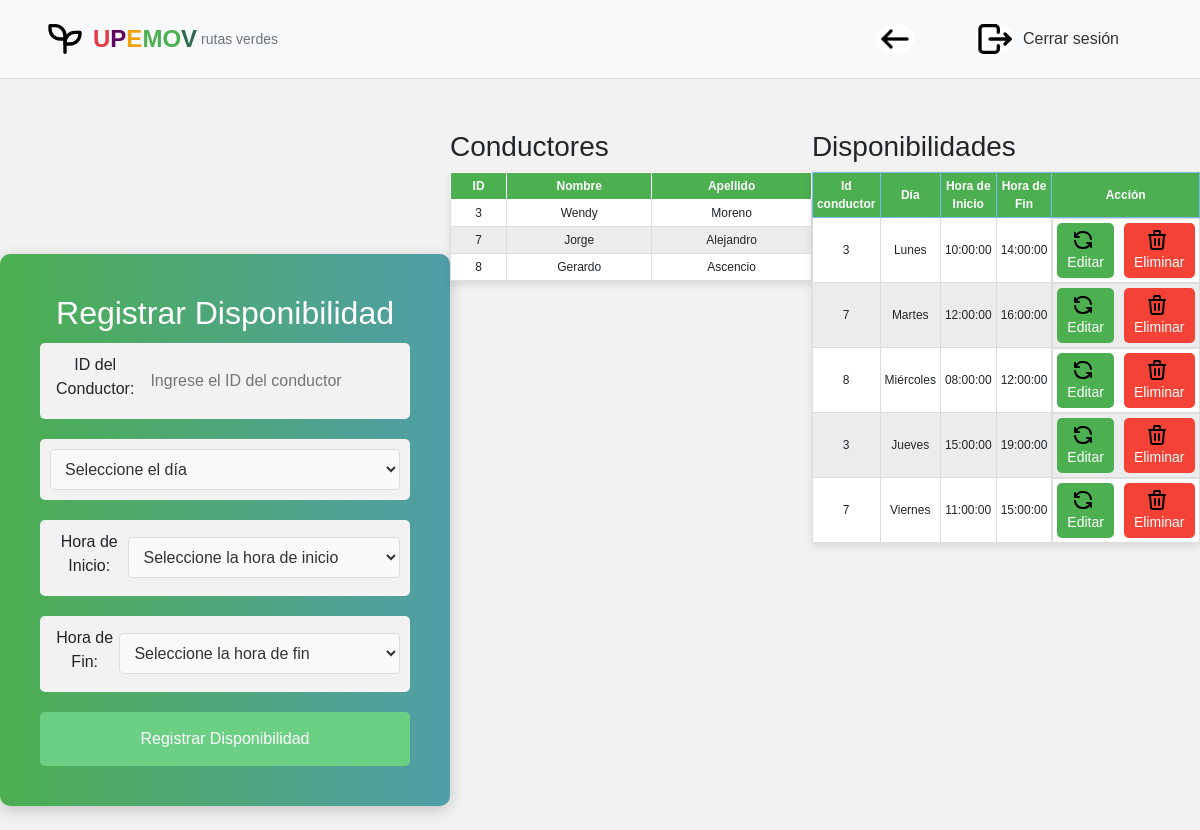
The page /view/disponibilidad/crud_disponibilidad.php on the database its author committed.
### tables this page shows
CREATE TABLE usuarios (
  id INT NOT NULL AUTO_INCREMENT PRIMARY KEY,
  nombre TEXT NOT NULL,
  apellido TEXT NOT NULL,
  correo TEXT NOT NULL,
  usuario TEXT NOT NULL,
  contrasena TEXT NOT NULL,
  tipo ENUM('alumno', 'conductor', 'administrador') NOT NULL
);

CREATE TABLE disponibilidad (
    id INT NOT NULL AUTO_INCREMENT PRIMARY KEY,
    idConductor INT NOT NULL,
    dia ENUM('Lunes', 'Martes', 'Miércoles', 'Jueves', 'Viernes', 'Sábado', 'Domingo') NOT NULL,
    horaInicio TIME NOT NULL,
    horaFin TIME NOT NULL,
    FOREIGN KEY (idConductor) REFERENCES usuarios(id)
);

### model/consultar_conductores.php (called while the page is built, shortened)
<?php
function obtenerConductoresDisponibles($conn) {
    $sql = "SELECT id, nombre, apellido FROM usuarios WHERE tipo = 'conductor';";
    return mysqli_query($conn, $sql);
}
?>

### model/consultar_disponibilidades_a.php (called while the page is built, shortened)
<?php
function obtenerDisponibilidades($conn) {
    $sql = "SELECT * FROM disponibilidad;";
    $exec = mysqli_query($conn, $sql);
    return $exec;
}
?>

### view/disponibilidad/crud_disponibilidad.php (the view, shortened to what this page needs)
<?php
include "../admin/header_admin.php";
include "../../model/consultar_conductores.php";
include "../../model/consultar_disponibilidades_a.php";
?>
<!DOCTYPE html>
<html lang="es">
<head>
    <link rel="stylesheet" href="../../public/css/crud_disponibilidad.css">
</head>
<body>
    <div class="contenedor_login">
        <div class="login-box">
            <h2>Registrar Disponibilidad</h2>
            <form name="frmDisponibilidad" action="../../controller/alta_dispo_a.php" method="post" onsubmit="return validacionDisponibilidad();">
                <div class="input">
                    <label for="idConductor">ID del Conductor:</label>
                    <input type="text" name="idConductor" id="idConductor" placeholder="Ingrese el ID del conductor" required>
                </div>
                <div class="input">
                    <select name="dia">
                        <option value="">Seleccione el día</option>
                    </select>
                </div>
                <div class="input">
                    <label for="horaInicio">Hora de Inicio:</label>
                    <select name="horaInicio">
                        <option value="">Seleccione la hora de inicio</option>
                    </select>
                </div>
                <div class="input">
                    <label for="horaFin">Hora de Fin:</label>
                    <select name="horaFin">
                        <option value="">Seleccione la hora de fin</option>
                    </select>
                </div>
                <button type="submit" class="form_btn">Registrar Disponibilidad</button>
            </form>
        </div>
    </div>
    <div class="table-container">
        <h3>Conductores</h3>
        <table class="centered-table">
            <thead>
                <tr>
                    <th>ID</th>
                    <th>Nombre</th>
                    <th>Apellido</th>
                </tr>
            </thead>
            <tbody>
            <?php
                $execConductores = obtenerConductoresDisponibles($conn);
                while ($rowConductor = mysqli_fetch_array($execConductores)) {
            ?>
                <tr>
                    <td><?php echo $rowConductor['id']; ?></td>
                    <td><?php echo $rowConductor['nombre']; ?></td>
                    <td><?php echo $rowConductor['apellido']; ?></td>
                </tr>
            <?php
                }
            ?>
            </tbody>
        </table>
    </div>
    <?php
        include "../disponibilidad/confirmacion_delete.php";
    ?>
    <div class="table-container">
        <h3>Disponibilidades</h3>
        <table class="table-primary centered-table">
            <thead>
                <tr>
                    <th>Id conductor</th>
                    <th>Día</th>
                    <th>Hora de Inicio</th>
                    <th>Hora de Fin</th>
                    <th>Acción</th>
                </tr>
            </thead>
            <tbody>
                <?php
                $execDisponibilidades = obtenerDisponibilidades($conn);
                if (mysqli_num_rows($execDisponibilidades) == 0) {
                    echo "<tr><td colspan='5'>No se encontraron disponibilidades.</td></tr>";
                } else {
                    while ($rows = mysqli_fetch_assoc($execDisponibilidades)) {
                    ?>
                        <tr>
                            <td><?php echo $rows['idConductor']; ?></td>
                            <td><?php echo $rows['dia']; ?></td>
                            <td><?php echo $rows['horaInicio']; ?></td>
                            <td><?php echo $rows['horaFin']; ?></td>
                            <td class="action-buttons">
                                <a href="../../controller/update_disponibilidad_a.php?id=<?php echo $rows['id']; ?>" class="edit-btn">
                                    <img src="../../public/img/refresh.svg" alt="Editar" class="icon"> Editar
                                </a>
                                <a href="javascript:void(0);" onclick="openModal('../../controller/delete_dispo_a.php?id=<?php echo $rows['id']; ?>')" class="delete-btn">
                                    <img src="../../public/img/trash.svg" alt="Eliminar" class="icon"> Eliminar
                                </a>
                            </td>
                        </tr>
                    <?php
                    }
                }
                ?>
            </tbody>
        </table>
    </div>
</body>
</html>

### view/admin/header_admin.php (shortened to what this page needs)
<!DOCTYPE html>
<html lang="es">
<head>
    <link rel="stylesheet" href="https://stackpath.bootstrapcdn.com/bootstrap/4.5.2/css/bootstrap.min.css">
    <link rel="stylesheet" href="../../public/css/header.css">
</head>
<body>
    <header class="header bg-light">
        <div class="container d-flex justify-content-between align-items-center py-3">
            <div class="logo d-flex align-items-center">
                <img src="../../public/img/seeding.svg" class="logo-img" alt="Logo">
                <h1 class="ml-2">
                    <span class="u">U</span>
                    <span class="p">P</span>
                    <span class="e">E</span>
                    <span class="m">M</span>
                    <span class="o">O</span>
                    <span class="v">V</span>
                </h1>
                <span class="text-muted ml-1">rutas verdes</span>
            </div>
            <nav class="nav d-flex align-items-center">
            <a href="../admin/menuadmin.php" class="nav-link d-flex align-items-center">
                    <div class="icon-circle"><img src="../../public/img/return.png" alt="Regresar"></div>
                <a href="../../controller/logout.php" class="nav-link d-flex align-items-center">
                    <div class="icon-circle"><img src="../../public/img/logout.svg" alt="Cerrar sesion"></div>
                    Cerrar sesión
                </a>
            </nav>
        </div>
    </header>
</body>
</html>

### view/disponibilidad/confirmacion_delete.php (shortened to what this page needs)
<link rel="stylesheet" href="../../public/css/modal.css">

### public/css/header.css (style rules this page uses)
.header { position: fixed; top: 0; left: 0; width: 100%; z-index: 1000; border-bottom: 1px solid #ddd; background-color: #f8f9fa; }
body { padding-top: 80px; }
.logo { display: flex; align-items: center; }
.logo-img { width: 40px; height: auto; }
h1 { font-size: 24px; font-weight: bold; display: flex; align-items: center; margin: 0; }
h1 .u { color: #E63946; }
h1 .p { color: #5f055f; }
h1 .e { color: #F1A208; }
h1 .m, h1 .o { color: #4CAF50; }
h1 .v { color: #2D6A4F; }
.text-muted { font-size: 14px; color: rgb(10, 10, 10); margin-left: 8px; }
.nav-link { color: #333; font-weight: 500; margin-right: 20px; display: flex; align-items: center; }
.icon-circle { width: 40px; height: 30px; border-radius: 50%; background-color: #ffffff; display: flex; justify-content: center; align-items: center; margin-right: 8px; }
.icon-circle img { width: 100%; height: auto; }

### public/css/crud_disponibilidad.css (style rules this page uses)
body { margin: 0; font-family: Arial, sans-serif; display: flex; justify-content: center; align-items: flex-start; height: 100vh; background-color: #f2f2f2; }
.contenedor_login { display: flex; justify-content: center; align-items: center; height: calc(100vh - 200px); margin-top: 150px; }
.login-box { background: linear-gradient(90deg, #4CAF50, #509ea8); border-radius: 10px; padding: 40px; width: 450px; text-align: center; box-shadow: 0px 4px 15px rgba(0, 0, 0, 0.2); }
h2 { color: white; margin-bottom: 10px; }
.input { display: flex; align-items: center; margin-bottom: 20px; background-color: #f2f2f2; border-radius: 5px; padding: 10px; }
input { border: none; outline: none; width: 100%; padding: 10px; background-color: transparent; font-size: 16px; color: #333; }
.input select { width: 100%; padding: 10px; border: 1px solid #ddd; border-radius: 5px; font-size: 16px; color: #333; background-color: #f9f9f9; transition: border-color 0.3s ease; }
button { width: 100%; padding: 15px; background-color: #6bd084; border: none; border-radius: 5px; color: white; font-size: 16px; cursor: pointer; transition: background-color 0.3s ease; }
.table-container { flex: 1; width: 40%; margin-top: 50px; max-width: 500px; }
.centered-table { margin: 0 auto; width: 100%; font-family: 'Gill Sans', 'Gill Sans MT', Calibri, 'Trebuchet MS', sans-serif; border-collapse: collapse; box-shadow: 0 4px 8px rgba(0, 0, 0, 0.1); }
.centered-table th { background-color: #4CAF50; color: white; padding: 4px; font-size: 12px; font-weight: bold; text-align: center; border: 0.5px solid white; }
.centered-table td { padding: 4px; font-size: 12px; text-align: center; border: 1px solid #ddd; }
.centered-table tbody tr:nth-child(even) { background-color: #ececec; }
.centered-table tbody tr:nth-child(odd) { background-color: #ffffff; }
.action-buttons { display: flex; justify-content: center; gap: 10px; }
.edit-btn, .delete-btn { padding: 5px 10px; font-size: 14px; border-radius: 5px; text-decoration: none; color: white; transition: background-color 0.3s ease; }
.edit-btn { background-color: #4CAF50; }
.delete-btn { background-color: #f44336; }
.icon { vertical-align: middle; margin-right: 5px; }

### rows shown on the page
usuarios: id "3", nombre "Wendy", apellido "Moreno"
usuarios: id "7", nombre "Jorge", apellido "Alejandro"
usuarios: id "8", nombre "Gerardo", apellido "Ascencio"
disponibilidad: idConductor "3", dia "Lunes", horaInicio "10:00:00", horaFin "14:00:00"
disponibilidad: idConductor "7", dia "Martes", horaInicio "12:00:00", horaFin "16:00:00"
disponibilidad: idConductor "8", dia "Miércoles", horaInicio "08:00:00", horaFin "12:00:00"
disponibilidad: idConductor "3", dia "Jueves", horaInicio "15:00:00", horaFin "19:00:00"
disponibilidad: idConductor "7", dia "Viernes", horaInicio "11:00:00", horaFin "15:00:00"
